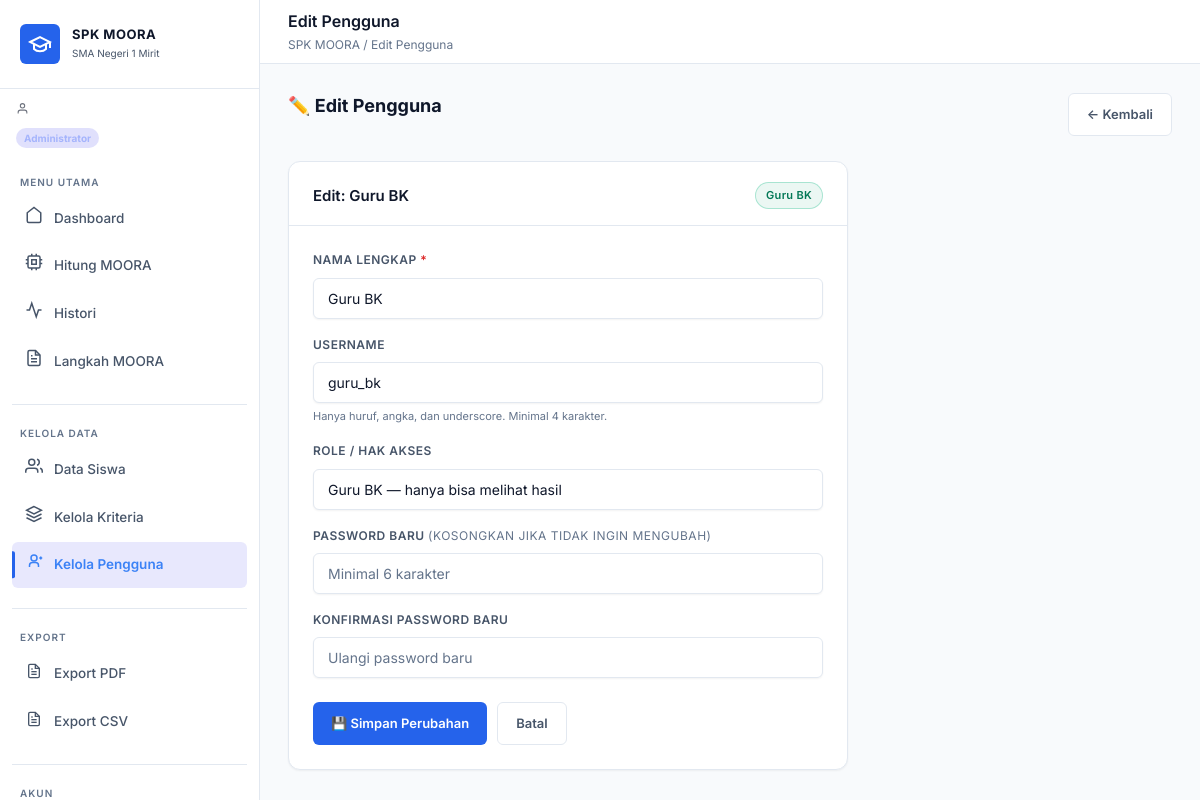
Screenshot of /modules/users/edit.php?id=2 (signed in) with the database file from the repository.
### tables this page shows
CREATE TABLE `users` (
    `id`         INT UNSIGNED AUTO_INCREMENT PRIMARY KEY,
    `username`   VARCHAR(50) NOT NULL UNIQUE,
    `password`   VARCHAR(255) NOT NULL,
    `nama`       VARCHAR(100) NOT NULL,
    `role`       ENUM('admin', 'guru_bk') NOT NULL DEFAULT 'admin',
    `created_at` TIMESTAMP DEFAULT CURRENT_TIMESTAMP
);

### includes/auth.php (called while the page is built, shortened)
<?php
function getCurrentUser(): ?array {
    if (isset($_SESSION['user_id'])) {
        return [
            'id'       => $_SESSION['user_id'],
            'username' => $_SESSION['username'],
            'nama'     => $_SESSION['nama'],
            'role'     => $_SESSION['role']
        ];
    }
    return null;
}

### config/database.php (called while the page is built, shortened)
<?php
function getDB(): PDO {
    static $pdo = null;
    if ($pdo === null) {
        $dsn = sprintf(
            'mysql:host=%s;port=%d;dbname=%s;charset=%s',
            DB_HOST, DB_PORT, DB_NAME, DB_CHARSET
        );
        $options = [
            PDO::ATTR_ERRMODE            => PDO::ERRMODE_EXCEPTION,
            PDO::ATTR_DEFAULT_FETCH_MODE => PDO::FETCH_ASSOC,
            PDO::ATTR_EMULATE_PREPARES   => false,
        ];
        try {
            $pdo = new PDO($dsn, DB_USER, DB_PASS, $options);
        } catch (PDOException $e) {
            die('<div style="color:red;padding:20px;font-family:monospace;">
                <strong>DATABASE ERROR:</strong><br>' . htmlspecialchars($e->getMessage()) .
                '<br><br>Pastikan XAMPP MySQL sudah berjalan dan database <code>' . DB_NAME . '</code> sudah dibuat.
                <br>Jalankan file <code>database/schema.sql</code> di phpMyAdmin terlebih dahulu.
            </div>');
        }
    }
    return $pdo;
}
function dbQueryOne(string $sql, array $params = []): ?array {
    $stmt = getDB()->prepare($sql);
    $stmt->execute($params);
    $row = $stmt->fetch();
    return $row ?: null;
}

### modules/users/edit.php (the view, shortened to what this page needs)
<?php
require_once __DIR__ . '/../../includes/auth.php';
require_once __DIR__ . '/../../config/database.php';
require_once __DIR__ . '/../../includes/layout.php';
$id = (int) ($_GET['id'] ?? 0);
$user = dbQueryOne('SELECT * FROM users WHERE id = ?', [$id]);
$errors  = [];
$form = [
    'nama'     => $user['nama'],
    'username' => $user['username'],
    'role'     => $user['role'],
];
$isAdminMain = ($user['username'] === 'admin');
?>
<div class="flex-between mb-24">
    <div class="section-heading">✏️ Edit Pengguna</div>
    <a href="index.php" class="btn btn-secondary">← Kembali</a>
</div>
<div class="card" style="max-width: 560px;">
    <div class="card-header">
        <div class="card-title">Edit: <?= htmlspecialchars($user['nama']) ?></div>
        <?php
            $roleBadge = $user['role'] === 'admin' ? 'ipa' : 'ips';
            $roleLabel = $user['role'] === 'admin' ? 'Administrator' : 'Guru BK';
        ?>
        <span class="badge badge-<?= $roleBadge ?>"><?= $roleLabel ?></span>
    </div>
    <div class="card-body">
        <form method="POST" novalidate>
            <div class="form-group mb-16">
                <label class="form-label">Nama Lengkap <span style="color:var(--danger)">*</span></label>
                <input type="text" name="nama" id="input-nama"
                       class="form-control <?= isset($errors['nama']) ? 'is-invalid' : '' ?>"
                       value="<?= htmlspecialchars($form['nama']) ?>"
                       placeholder="Nama lengkap pengguna">
            </div>
            <div class="form-group mb-16">
                <label class="form-label">Username</label>
                <?php if ($isAdminMain): ?>
                <input type="text" class="form-control" value="admin" disabled
                       style="opacity:.6;cursor:not-allowed;">
                <input type="hidden" name="username" value="admin">
                <?php else: ?>
                <input type="text" name="username" id="input-username"
                       class="form-control <?= isset($errors['username']) ? 'is-invalid' : '' ?>"
                       value="<?= htmlspecialchars($form['username']) ?>"
                       autocomplete="off">
                <div class="form-hint">Hanya huruf, angka, dan underscore. Minimal 4 karakter.</div>
                <?php endif; ?>
            </div>
            <div class="form-group mb-16">
                <label class="form-label">Role / Hak Akses</label>
                <?php if ($isAdminMain): ?>
                <input type="text" class="form-control" value="Administrator" disabled
                       style="opacity:.6;cursor:not-allowed;">
                <input type="hidden" name="role" value="admin">
                <?php else: ?>
                <select name="role" id="input-role"
                        class="form-control <?= isset($errors['role']) ? 'is-invalid' : '' ?>">
                    <option value="guru_bk" <?= $form['role'] === 'guru_bk' ? 'selected' : '' ?>>
                        Guru BK — hanya bisa melihat hasil
                    </option>
                </select>
                <?php endif; ?>
            </div>
            <div class="form-group mb-16">
                <label class="form-label">Password Baru <span class="text-muted" style="font-weight:400;">(kosongkan jika tidak ingin mengubah)</span></label>
                <input type="password" name="password" id="input-password"
                       class="form-control <?= isset($errors['password']) ? 'is-invalid' : '' ?>"
                       placeholder="Minimal 6 karakter"
                       autocomplete="new-password">
            </div>
            <div class="form-group mb-24">
                <label class="form-label">Konfirmasi Password Baru</label>
                <input type="password" name="password_confirm" id="input-password-confirm"
                       class="form-control <?= isset($errors['password_confirm']) ? 'is-invalid' : '' ?>"
                       placeholder="Ulangi password baru"
                       autocomplete="new-password">
            </div>
            <div style="display:flex; gap:10px;">
                <button type="submit" class="btn btn-primary" id="btn-simpan">
                    💾 Simpan Perubahan
                </button>
                <a href="index.php" class="btn btn-secondary">Batal</a>
            </div>
        </form>
    </div>
</div>

### assets/css/style.css (style rules this page uses)
:root { --bg-primary: #f8fafc; --bg-secondary: #f1f5f9; --bg-card: #ffffff; --bg-card-hover: #f8fafc; --bg-sidebar: #ffffff; --border-color: #e2e8f0; --border-hover: #cbd5e1; --text-primary: #0f172a; --text-secondary: #475569; --text-muted: #64748b; --text-accent: #2563eb; --ipa-primary: #2563eb; --ipa-light: #3b82f6; --ipa-dark: #1d4ed8; --ipa-glow: transparent; --ipa-gradient: #2563eb; --ipa-bg: rgba(37, 99, 235, 0.08); --ips-primary: #059669; --ips-light: #10b981; --ips-dark: #047857; --ips-glow: transparent; --ips-gradient: #059669; --ips-bg: rgba(5, 150, 105, 0.08); --success: #16a34a; --warning: #d97706; --danger: #dc2626; --info: #2563eb; --sidebar-width: 260px; --header-height: 64px; --radius-sm: 6px; --radius-md: 8px; --radius-lg: 12px; --radius-xl: 16px; --shadow-sm: 0 1px 2px rgba(0,0,0,0.05); --shadow-md: 0 4px 6px -1px rgba(0,0,0,0.05), 0 2px 4px -2px rgba(0,0,0,0.05); --shadow-lg: 0 10px 15px -3px rgba(0,0,0,0.05), 0 4px 6px -4px rgba(0,0,0,0.05); --shadow-glow-ipa: none; --shadow-glow-ips: none; --transition: all 0.2s cubic-bezier(0.4, 0, 0.2, 1); --transition-slow: all 0.4s cubic-bezier(0.4, 0, 0.2, 1); }
*, *::before, *::after { box-sizing: border-box; margin: 0; padding: 0; }
html { scroll-behavior: smooth; }
body { font-family: 'Inter', -apple-system, BlinkMacSystemFont, sans-serif; background-color: var(--bg-primary); color: var(--text-primary); line-height: 1.6; min-height: 100vh; font-size: 14px; overflow-x: hidden; }
body::before { display: none; }
.card { background: var(--bg-card); border: 1px solid var(--border-color); border-radius: var(--radius-lg); box-shadow: var(--shadow-sm); transition: var(--transition); overflow: hidden; }
.card-header { padding: 20px 24px 16px; border-bottom: 1px solid var(--border-color); display: flex; align-items: center; justify-content: space-between; gap: 12px; }
.card-title { font-size: 15px; font-weight: 600; color: var(--text-primary); display: flex; align-items: center; gap: 8px; }
.card-body { padding: 24px; }
.badge { display: inline-flex; align-items: center; gap: 4px; padding: 4px 10px; border-radius: 100px; font-size: 11px; font-weight: 600; letter-spacing: 0.3px; white-space: nowrap; }
.badge-ips { background: var(--ips-bg); color: var(--ips-dark); border: 1px solid rgba(16,185,129,0.3); }
.btn { display: inline-flex; align-items: center; gap: 8px; padding: 10px 18px; border-radius: var(--radius-sm); font-size: 13px; font-weight: 600; cursor: pointer; border: none; transition: var(--transition); text-decoration: none; white-space: nowrap; font-family: inherit; }
.btn-primary { background: var(--ipa-gradient); color: #fff; box-shadow: 0 2px 8px var(--ipa-glow); }
.btn-secondary { background: #ffffff; color: var(--text-secondary); border: 1px solid var(--border-color); }
.form-group { margin-bottom: 20px; }
.form-label { display: block; font-size: 12px; font-weight: 600; color: var(--text-secondary); margin-bottom: 8px; text-transform: uppercase; letter-spacing: 0.5px; }
.form-control { width: 100%; padding: 11px 14px; background: #ffffff; border: 1px solid var(--border-color); border-radius: var(--radius-sm); color: var(--text-primary); font-size: 14px; font-family: inherit; transition: var(--transition); appearance: none; box-shadow: var(--shadow-sm); }
.form-control::placeholder { color: var(--text-muted); }
.form-control option { background: #ffffff; color: var(--text-primary); }
.form-hint { font-size: 11px; color: var(--text-muted); margin-top: 5px; }
.flex-between { display: flex; align-items: center; justify-content: space-between; }
.mb-16 { margin-bottom: 16px; }
.mb-24 { margin-bottom: 24px; }
.text-muted { color: var(--text-muted); }
.section-heading { font-size: 18px; font-weight: 700; color: var(--text-primary); margin-bottom: 16px; display: flex; align-items: center; gap: 10px; }
.section-heading::after { content: ''; flex: 1; height: 1px; background: var(--border-color); }

### rows the page displays
users: nama "Guru BK", role "Guru BK", username "guru_bk", role "Guru BK — hanya bisa melihat hasil"

### other values shown
$roleLabel "Administrator"
$pageTitle "Edit Pengguna"
